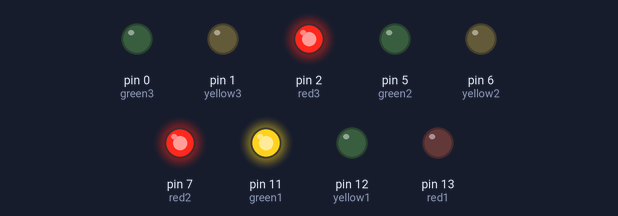
Simulated run of this sketch. Board: Arduino Uno, built with avr-gcc and run on an emulated ATmega328P. Shown: output pins drawn as LEDs (lit = HIGH).

Above: at 1.0 s.
At 2.2 s:
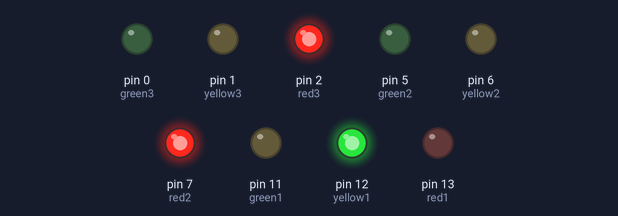
At 3.5 s:
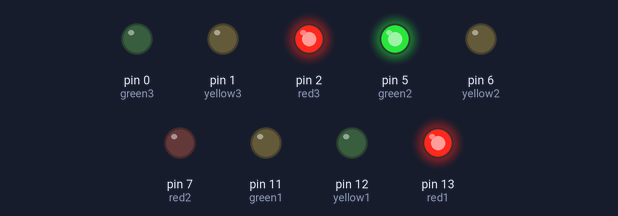
At 4.7 s:
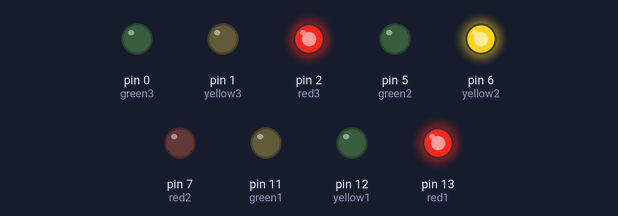
At 6.0 s:
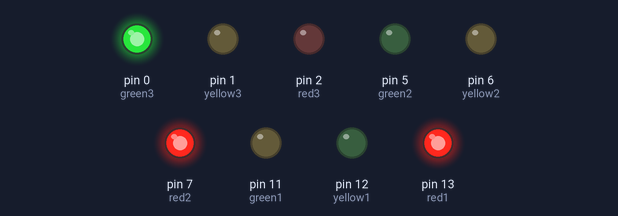
At 7.2 s:
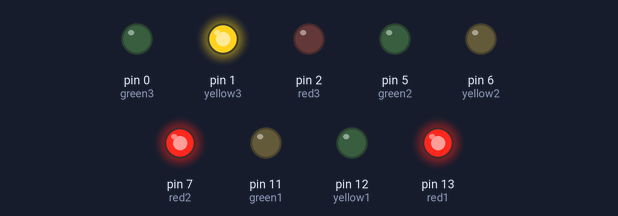
Timing chart, 0 to 9.8 s (numbered marks = the images above):
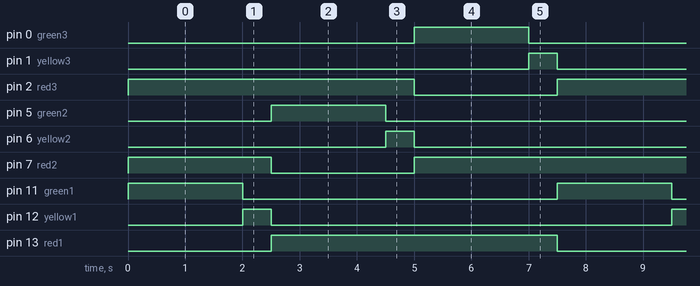

The sketch:

sketch.ino
```cpp
int red1 = 13;
int yellow1 = 12;
int green1 = 11;

int red2 = 7;
int yellow2 = 6;
int green2 = 5;

int red3 = 2;
int yellow3 = 1;
int green3 = 0;

unsigned long redTime = 2000;
unsigned long yellowTime = 500;
unsigned long greenTime = 2000;
unsigned long previousMillis = 0;

int state = 0;

void setup() {

  pinMode(red1, OUTPUT);
  pinMode(yellow1, OUTPUT);
  pinMode(green1, OUTPUT);

  pinMode(red2, OUTPUT);
  pinMode(yellow2, OUTPUT);
  pinMode(green2, OUTPUT);

  pinMode(red3, OUTPUT);
  pinMode(yellow3, OUTPUT);
  pinMode(green3, OUTPUT);

  setTrafficLights(0);
}

void loop() {
  unsigned long currentMillis = millis();

  if (state == 0 && currentMillis - previousMillis >= greenTime) {
    previousMillis = currentMillis;
    state = 1;
    setTrafficLights(1);
  }
  else if (state == 1 && currentMillis - previousMillis >= yellowTime) {
    previousMillis = currentMillis;
    state = 2;
    setTrafficLights(2);
  }
  else if (state == 2 && currentMillis - previousMillis >= greenTime) {
    previousMillis = currentMillis;
    state = 3;
    setTrafficLights(3);
  }
  else if (state == 3 && currentMillis - previousMillis >= yellowTime) {
    previousMillis = currentMillis;
    state = 4;
    setTrafficLights(4);
  }
  else if (state == 4 && currentMillis - previousMillis >= greenTime) {
    previousMillis = currentMillis;
    state = 5;
    setTrafficLights(5);
  }
  else if (state == 5 && currentMillis - previousMillis >= yellowTime) {
    previousMillis = currentMillis;
    state = 0;
    setTrafficLights(0);
  }
}

void setTrafficLights(int state) {
  digitalWrite(red1, LOW);
  digitalWrite(yellow1, LOW);
  digitalWrite(green1, LOW);

  digitalWrite(red2, LOW);
  digitalWrite(yellow2, LOW);
  digitalWrite(green2, LOW);

  digitalWrite(red3, LOW);
  digitalWrite(yellow3, LOW);
  digitalWrite(green3, LOW);

  if (state == 0) {
    digitalWrite(green1, HIGH);
    digitalWrite(red2, HIGH);
    digitalWrite(red3, HIGH);
  }
  else if (state == 1) {
    digitalWrite(yellow1, HIGH);
    digitalWrite(red2, HIGH);
    digitalWrite(red3, HIGH);
  }
  else if (state == 2) {
    digitalWrite(red1, HIGH);
    digitalWrite(green2, HIGH);
    digitalWrite(red3, HIGH);
  }
  else if (state == 3) {
    digitalWrite(red1, HIGH);
    digitalWrite(yellow2, HIGH);
    digitalWrite(red3, HIGH);
  }
  else if (state == 4) {
    digitalWrite(red1, HIGH);
    digitalWrite(red2, HIGH);
    digitalWrite(green3, HIGH);
  }
  else if (state == 5) {
    digitalWrite(red1, HIGH);
    digitalWrite(red2, HIGH);
    digitalWrite(yellow3, HIGH);
  }
}
```

Measured:
- by itself, pin 0 (green3), pin 5 (green2), pin 11 (green1): alternates HIGH for 2.0 s and LOW for 5.5 s
- by itself, pin 1 (yellow3), pin 6 (yellow2), pin 12 (yellow1): alternates HIGH for 0.50 s and LOW for 7.0 s
- by itself, pin 2 (red3), pin 7 (red2), pin 13 (red1): alternates HIGH for 5.0 s and LOW for 2.5 s
